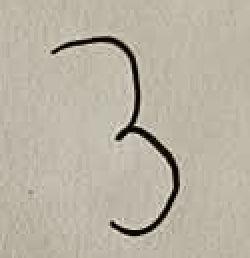
#> input picture data/external_images/digito.png, 125 x 129 px (shown 2 times larger)
$ jupyter execute --allow-errors 02_prever_digitos.ipynb
#> lines starting #> are read from the running program, lines starting #| are printed output that depends on the picture
# 02 — Prever dígitos manuscritos

Este notebook carrega o modelo MLP treinado e salvo pelo notebook `01_treinar_mlp.ipynb` para classificar imagens externas de dígitos manuscritos, sem executar novamente o treinamento.

1. Importações

[cell 1]
from pathlib import Path

import joblib
import numpy as np
import matplotlib.pyplot as plt
from PIL import Image, ImageOps
import tkinter as tk
from tkinter import filedialog

PROJECT_DIR = Path.cwd().parent

MODEL_PATH = PROJECT_DIR / "models" / "mlp_mnist.joblib"
IMAGES_DIR = PROJECT_DIR / "data" / "external_images"

IMAGES_DIR.mkdir(parents=True, exist_ok=True)

print(f"Modelo: {MODEL_PATH}")
print(f"Pasta de imagens: {IMAGES_DIR}")

2. Carregar o modelo treinado

#> (a cell that did not finish here is left out)

3. Selecionar a imagem

[cell 3]
janela_selecao = tk.Tk()
janela_selecao.withdraw()
janela_selecao.attributes("-topmost", True)

caminho_imagem = filedialog.askopenfilename(
    parent=janela_selecao,
    title="Selecione uma imagem de dígito",
    filetypes=[
        ("Imagens", "*.png *.jpg *.jpeg"),
        ("PNG", "*.png"),
        ("JPEG", "*.jpg *.jpeg")
    ]
)
#> the answer given: ../data/external_images/digito.png

janela_selecao.destroy()

if not caminho_imagem:
    raise ValueError("Nenhuma imagem foi selecionada.")

IMAGE_PATH = Path(caminho_imagem)

print(f"Imagem selecionada: {IMAGE_PATH}")

4. Preparar imagem

[cell 4]
def preparar_imagem(caminho):
    imagem = Image.open(caminho).convert("L")

    # Inverte a imagem se o fundo for escuro.
    pixels_borda = (
        [imagem.getpixel((x, 0)) for x in range(imagem.width)]
        + [imagem.getpixel((x, imagem.height - 1)) for x in range(imagem.width)]
        + [imagem.getpixel((0, y)) for y in range(imagem.height)]
        + [imagem.getpixel((imagem.width - 1, y)) for y in range(imagem.height)]
    )
#> pixels_borda = 508 values, max 193 at index 293, min 165 at index 163, mean 181.9

    if np.mean(pixels_borda) < 127:
        imagem = ImageOps.invert(imagem)

    # Recorta as margens quase brancas.
    matriz = np.array(imagem)
    matriz[matriz > 180] = 255
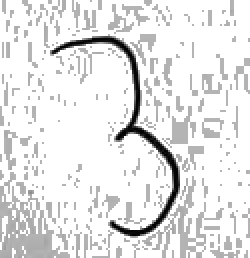
#> matriz: shape (129, 125) (shown 2 times larger); min 1, max 255, mean 230.4
    imagem = Image.fromarray(matriz)

    # Recorta a região que contém o dígito.
    matriz = np.array(imagem)
    ys, xs = np.where(matriz < 245)
#> ys = 4054 values from 0 to 128; xs = 4054 values, max 124 at index 523, min 0 at index 1376, mean 58.66

    if len(xs) > 0 and len(ys) > 0:
        imagem = imagem.crop((
            int(xs.min()),
            int(ys.min()),
            int(xs.max()) + 1,
            int(ys.max()) + 1
        ))

    # Redimensiona e centraliza em uma imagem 28 × 28.
    imagem.thumbnail((20, 20), Image.Resampling.LANCZOS)
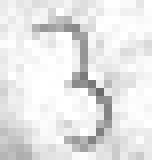
#> imagem: PIL image 19x20 L (shown 8 times larger); min 106, max 255, mean 229.9

    tela = Image.new("L", (28, 28), color=255)
#> tela: PIL image 28x28 L; every value is 255
    x = (28 - imagem.width) // 2
#> x = 4
    y = (28 - imagem.height) // 2
#> y = 4
    tela.paste(imagem, (x, y))
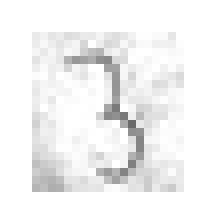
#> tela: PIL image 28x28 L (shown 8 times larger); min 106, max 255, mean 242.8

    # Ajusta para dígito claro sobre fundo escuro.
    tela = ImageOps.invert(tela)
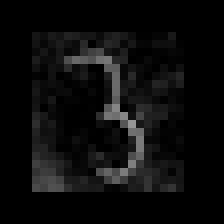
#> tela: PIL image 28x28 L (shown 8 times larger); min 0, max 149, mean 12.2

    pixels = np.asarray(tela, dtype=np.float32) / 255.0

    return tela, pixels.reshape(1, 784)

5. Executar a preparação e visualizar a imagem

[cell 5]
imagem_preparada, X_imagem = preparar_imagem(IMAGE_PATH)

fig, axes = plt.subplots(1, 2, figsize=(7, 3))

axes[0].imshow(Image.open(IMAGE_PATH).convert("L"), cmap="gray")
axes[0].set_title("Imagem original")
axes[0].axis("off")

axes[1].imshow(imagem_preparada, cmap="gray")
axes[1].set_title("Imagem preparada (28 × 28)")
axes[1].axis("off")

plt.tight_layout()
plt.show()

print(f"Formato para previsão: {X_imagem.shape}")
#| Formato para previsão: (1, 784)
print(f"Intervalo dos pixels: {X_imagem.min():.3f} a {X_imagem.max():.3f}")
#| Intervalo dos pixels: 0.000 a 0.584

5.1 - Coletar os atributos (para testes)

[cell 6]
import json
import numpy as np

pixels = (np.array(imagem_preparada).flatten() / 255).tolist()
#> pixels = 784 values, max 0.584 at index 436, min 0 at index 0, mean 0.0477

dados_api = {"pixels": pixels}

print(json.dumps(dados_api))
#> (printed output is left out)
